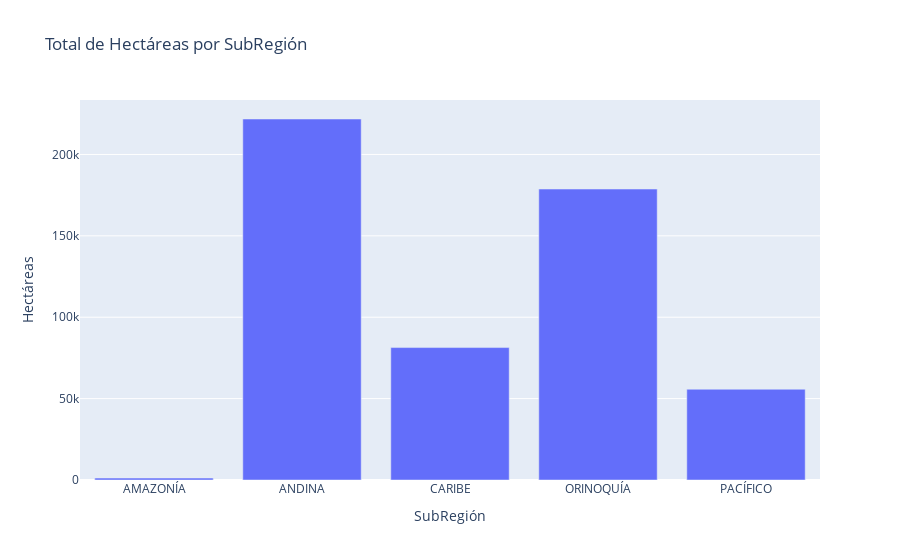

The notebook cell this image was saved under:
### Code cell
# Total de Hectáreas por SubRegión
hectareas_por_subregion = df.groupby('SubRegión')['Hectareas (Ha)'].sum().reset_index()
fig = px.bar(hectareas_por_subregion, x='SubRegión', y='Hectareas (Ha)', title='Total de Hectáreas por SubRegión')
fig.update_layout(xaxis_title='SubRegión', yaxis_title='Hectáreas')
fig.show()

### Figure 1 — Plotly figure (JSON) as saved in the notebook; plotly's stock layout.template omitted (floating-point values rounded to 4 significant figures)
{"data": [{"alignmentgroup": "True", "hovertemplate": "SubRegión=%{x}<br>Hectareas (Ha)=%{y}<extra></extra>", "legendgroup": "", "marker": {"color": "#636efa", "pattern": {"shape": ""}}, "name": "", "offsetgroup": "", "orientation": "v", "showlegend": false, "textposition": "auto", "type": "bar", "x": ["AMAZONÍA", "ANDINA", "CARIBE", "ORINOQUÍA", "PACÍFICO"], "xaxis": "x", "y": [1179.0, 221783, 81360.0, 178700.0, 55759], "yaxis": "y"}], "layout": {"autosize": true, "barmode": "relative", "legend": {"tracegroupgap": 0}, "title": {"text": "Total de Hectáreas por SubRegión"}, "xaxis": {"anchor": "y", "autorange": true, "domain": [0, 1], "range": [-0.5, 4.5], "title": {"text": "SubRegión"}, "type": "category"}, "yaxis": {"anchor": "x", "autorange": true, "domain": [0, 1], "range": [0, 233500.0], "title": {"text": "Hectáreas"}, "type": "linear"}}}
